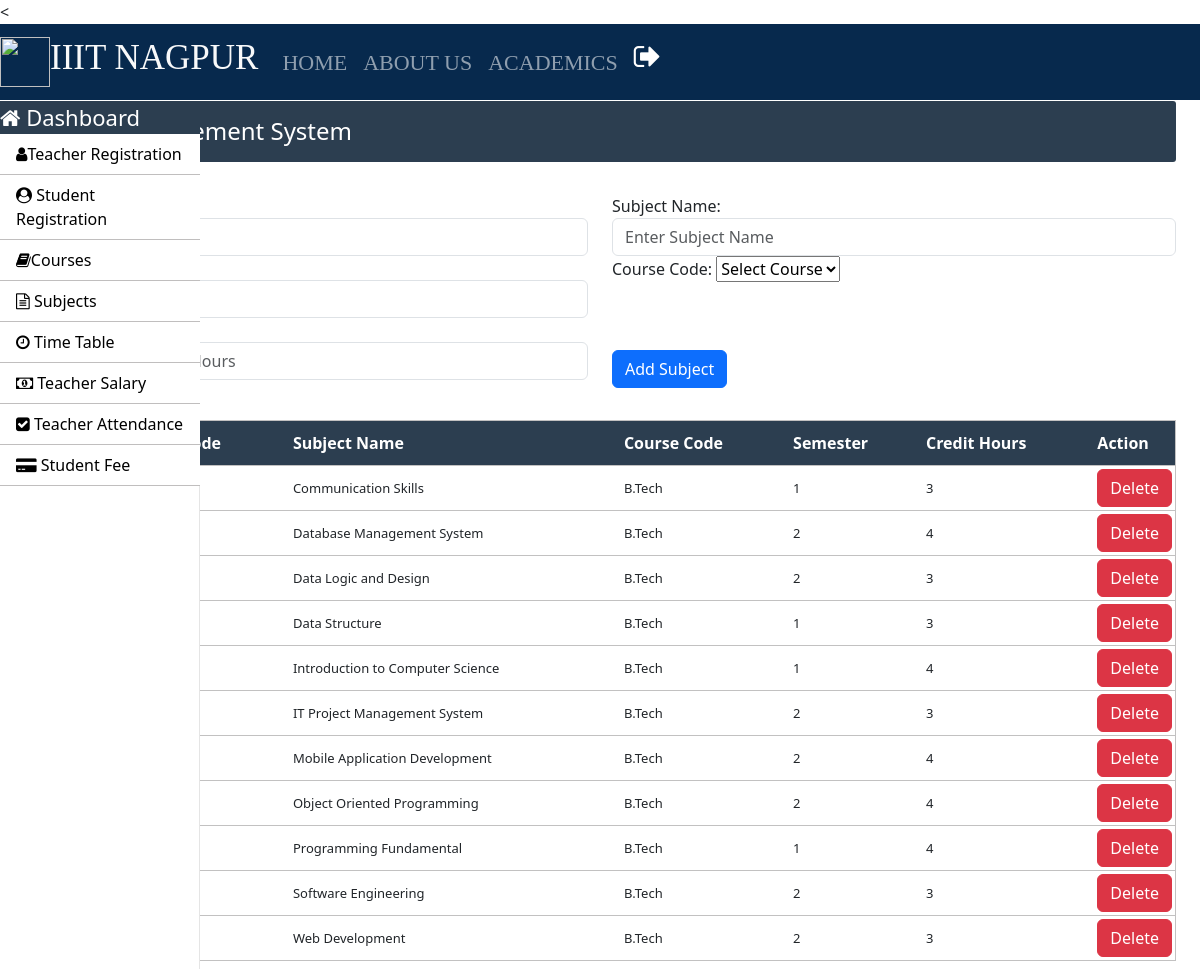
/subjects.php (signed in), run on the app's committed database.
### tables this page shows
CREATE TABLE `course_subjects` (
  `subject_code` varchar(10) NOT NULL,
  `subject_name` varchar(50) NOT NULL,
  `course_code` varchar(10) NOT NULL,
  `semester` int(10) NOT NULL,
  `credit_hours` int(5) NOT NULL
);

### subjects.php (the view, shortened to what this page needs)
<?php
		require_once "../connection/connection.php";
	?>
<!doctype html>
<html lang="en">
	<head>
	</head>
	<body>
		<?php include('../common/common-header.php') ?>
		<?php include('../common/admin-sidebar.php') ?>
		<main role="main" class="col-xl-10 col-lg-9 col-md-8 ml-sm-auto px-md-4 mb-2 w-100">
			<div class="sub-main">
				<div class="bar-margin text-center d-flex flex-wrap flex-md-nowrap pt-3 pb-2 mb-3 text-white admin-dashboard pl-3">
					<h4>Subject Management System </h4>
				</div>
				<div class="row">
					<div class="col-md-12">
						<form action="subjects.php" method="post">
							<div class="row mt-3">
								<div class="col-md-6">
									<div class="form-group">
										<label for="exampleInputEmail1">Subject Code: </label>
										<input type="text" name="subject_code" class="form-control" required placeholder="Enter Subject Code" required>
									</div>
								</div>
								<div class="col-md-6">
									<div class="form-group">
										<label for="exampleInputPassword1">Subject Name:</label>
										<input type="text" name="subject_name" class="form-control" required placeholder="Enter Subject Name" required>
									</div>
								</div>
							</div>
							<div class="row">
								<div class="col-md-6">
									<div class="form-group">
										<label for="exampleInputPassword1">Semester:</label>
										<input type="text" name="semester" class="form-control" required placeholder="Enter Semester" required>
									</div>
								</div>
								<div class="col-md-6">
									<div class="form-group">
										<label for="exampleInputEmail1">Course Code:</label>
										<select class="browser-default custom-select" name="course_code">
											<option >Select Course</option>
										</select>
									</div>
								</div>
							</div>
							<div class="row">
								<div class="col-md-6">
									<div class="form-group">
										<label for="exampleInputPassword1">Credit Hours:</label>
										<input type="number" name="credit_hours" class="form-control"  placeholder="Enter Subject Credit Hours" required>
									</div>
								</div>
								<div class="col-md-6 mt-4">
									<div class="form-group pt-2">
										<input type="submit" name="sub" value="Add Subject" class="btn btn-primary">
									</div>
								</div>
							</div>
						</form>
					</div>
				</div>
				<div class="row">
					<div class="col-md-12 ml-2">
						<section class="mt-3">
							<table class="w-100 table-elements table-three-tr" cellpadding="3">
								<tr class="table-tr-head table-three text-white">
									<th>Sr.No</th>
									<th>Subject Code</th>
									<th>Subject Name</th>
									<th>Course Code</th>
									<th>Semester</th>
									<th>Credit Hours</th>
									<th>Action</th>
								</tr>
								<?php
									$sr=1;
									$query="select subject_code,subject_name,course_code,semester,credit_hours from course_subjects";
									$run=mysqli_query($con,$query);
									while($row=mysqli_fetch_array($run)) {
									echo	"<tr>";
									echo	"<td>".$sr++."</td>";
									echo	"<td>".$row['subject_code']."</td>";
									echo	"<td>".$row['subject_name']."</td>";
									echo	"<td>".$row['course_code']."</td>";
									echo	"<td>".$row['semester']."</td>";
									echo	"<td>".$row['credit_hours']."</td>";
									echo	"<td width='20'><a class='btn btn-danger' href=delete-function.php?subject_code=".$row['subject_code'].">Delete</a></td>";
									echo	"</tr>";
									}
								?>
							</table>
						</section>
					</div>
				</div>
			</div>
		</main>
	</body>
</html>

### style.css (style rules this page uses)
h4 { font-size: 22px; }
.admin-dashboard { margin-top: 1px !important; background: #2c3e50 !important; border-radius: 3px; }
.table-elements tr, td, th { font-size: 13px; border: 1px solid rgb(194, 193, 193); padding-left: 10px !important; }
.table-three { background: #2c3e50 !important; }
.table-tr-head { height: 45px !important; padding: 10px !important; margin-top: 5px !important; }
.table-font-for-transcript td, th { font-size: 16px !important; }

### data on the page
course_subjects: subject_name "Communication Skills", course_code "B.Tech", semester "1", credit_hours "3"
course_subjects: subject_name "Database Management System", course_code "B.Tech", semester "2", credit_hours "4"
course_subjects: subject_name "Data Logic and Design", course_code "B.Tech", semester "2", credit_hours "3"
course_subjects: subject_name "Data Structure", course_code "B.Tech", semester "1", credit_hours "3"
course_subjects: subject_name "Introduction to Computer Science", course_code "B.Tech", semester "1", credit_hours "4"
course_subjects: subject_name "IT Project Management System", course_code "B.Tech", semester "2", credit_hours "3"
course_subjects: subject_name "Mobile Application Development", course_code "B.Tech", semester "2", credit_hours "4"
course_subjects: subject_name "Object Oriented Programming", course_code "B.Tech", semester "2", credit_hours "4"
course_subjects: subject_name "Programming Fundamental", course_code "B.Tech", semester "1", credit_hours "4"
course_subjects: subject_name "Software Engineering", course_code "B.Tech", semester "2", credit_hours "3"
course_subjects: subject_name "Web Development", course_code "B.Tech", semester "2", credit_hours "3"
